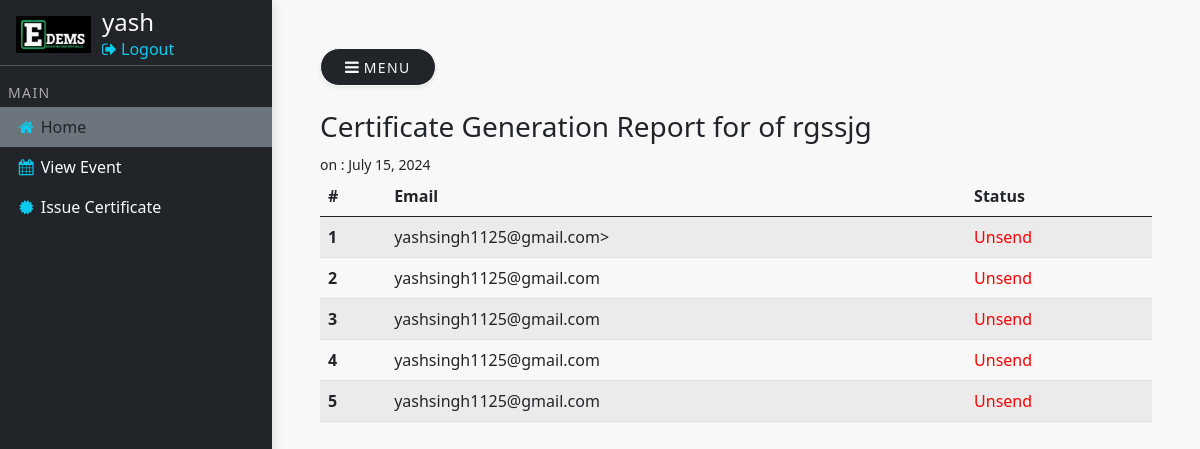
/certificate/55/rgssjg (signed in), run on the app's committed database.
### certificate/models.py (models this page shows, shortened)
class Event(models.Model):
	user = models.ForeignKey(User, on_delete=models.CASCADE)
	event_name = models.CharField(max_length=250)
	date = models.DateField(auto_now_add=True)
	csv_file = models.FileField(upload_to="certificates/csv_files/")
	template = models.FileField(upload_to="certificates/templates/")
	email_column = models.CharField(max_length=250, null=True, blank=True)
	subject = models.CharField(max_length=250, null=True)
	message = models.TextField(null=True, blank=True)
	slug = models.SlugField(null=True, blank=True)

class Participant(models.Model):
	event = models.ForeignKey(Event, on_delete=models.CASCADE)
	email = models.CharField(max_length=250)
	status = models.BooleanField(default=False)

### certificate/views.py (the view, shortened to what this page needs)
# urls.py: path('<int:id>/<slug:slug>', track, name='track'),
@login_required
def track(request, id, slug):
    event = Event.objects.filter(slug=slug, id=id).first()
    if event.message:
        return render(request, 'certificate/track.html', {
            'event_name': event.event_name,
            'event_date': event.date,
            'participat_details': Participant.objects.filter(event=event)
        })

### templates/certificate/track.html
{% extends 'base.html' %}
{% block body %}
	<h3> Certificate Generation Report for {{event_type}} of {{event_name}}</h3>
	<small>on : {{event_date}}</small>
	<br/>
	<table class="table table-striped">
	  <thead>
	    <tr>
	      <th scope="col">#</th>
	      <th scope="col">Email</th>
	      <th scope="col">Status</th>
	    </tr>
	  </thead>
	  <tbody>
	  	{% for item in participat_details %}
	    <tr>
	      <th scope="row">{{forloop.counter}}</th>
	      <td>{{item.email}}</td>
	      {% if item.status %}
	      	<td style="color:green">Sent</td>
	      {% else %}
	      	<td style="color: red">Unsend</td>
	      {% endif %}
	    </tr>
	    {% endfor %}
	  </tbody>
	</table>
{% endblock %}

### templates/base.html (shortened to what this page needs)
<!DOCTYPE html>
{% load static %}
<html>
<head>
  <link rel="stylesheet" type="text/css" href="{% static 'css/bootstrap.min.css' %}">
  <link href="{% static 'font-awesome/css/font-awesome.min.css' %}" rel="stylesheet">
  <link rel="stylesheet" type="text/css" href="{% static 'css/style.css' %}">
</head>
<body>
<div class="vertical-nav bg-dark" id="sidebar">
  <div class="pt-2 pb-0 px-3 mb-1 bg-dark">
    <div class="media d-flex align-items-center"><img src="{% static 'img/logo.png' %}" alt="CodinGunda" width="75" class="mr-3 ">
      {% if request.user.is_authenticated %}
      <div class="media-body m-2 mt-0 mb-0 mr-0" style="padding-left: 3px;">
        <h4 class="m-0">{{request.user.first_name}}</h4>
        <p class="font-weight-light text-muted m-0"><a href="{% url 'logout' %}" class="text-decoration-none text-info"><i class="fa fa-sign-out"></i> Logout</a></p>
      </div>
      {% endif %}
    </div>
  </div>
  <hr class="mt-0" />
  <p class="text-gray font-weight-bold text-uppercase px-2 small pb-1 mb-0">Main</p>
  <ul class="nav flex-column bg-dark mb-0">
    <li class="nav-item">
      <a href="{% url 'home' %}" class="nav-link text-dark font-italic bg-secondary">
                <i class="fa fa-home mr-3 text-info fa-fw"></i>
                Home
            </a>
    </li>
    <li class="nav-item">
      <a href="{% url 'view_certificate_status' %}" class="nav-link text-light font-italic">
                <i class="fa fa-calendar mr-3 text-info fa-fw"></i>
                 View Event
            </a>
    </li>
    <li class="nav-item">
      <a href="{% url 'certificate-home' %}" class="nav-link text-light font-italic">
                <i class="fa fa-certificate mr-3 text-info fa-fw"></i>
                Issue Certificate
            </a>
    </li>
  </ul>
</div>
<div class="page-content p-5" id="content">
  <button id="sidebarCollapse" type="button" class="btn btn-light bg-dark text-light rounded-pill shadow-sm px-4 mb-4"><i class="fa fa-bars"></i><small class="text-uppercase font-weight-bold"> Menu</small></button>
  <main>
    {% block  body %}
    {% endblock body %}
  </main>
</div>
</body>
</html>

### static/css/style.css (style rules this page uses)
body { background-color: #f8f8f8; }
.vertical-nav { min-width: 17rem; width: 17rem; height: 100vh; position: fixed; top: 0; left: 0; box-shadow: 3px 3px 10px rgba(0, 0, 0, 0.1); transition: all 0.4s; color: #f8f8f8; }
.page-content { width: calc(100% - 17rem); margin-left: 17rem; transition: all 0.4s; }
body { background: #f8f8f8; }
.text-uppercase { letter-spacing: 0.1em; }
.text-gray { color: #aaa; }

### data on the page
Event: event_name "rgssjg", date "July 15, 2024"
Participant: email "yashsingh1125@gmail.com>", status "Unsend"
Participant: email "yashsingh1125@gmail.com", status "Unsend"
Participant: email "yashsingh1125@gmail.com", status "Unsend"
Participant: email "yashsingh1125@gmail.com", status "Unsend"
Participant: email "yashsingh1125@gmail.com", status "Unsend"

### other printed values
{{ request.user.first_name }} "yash"
